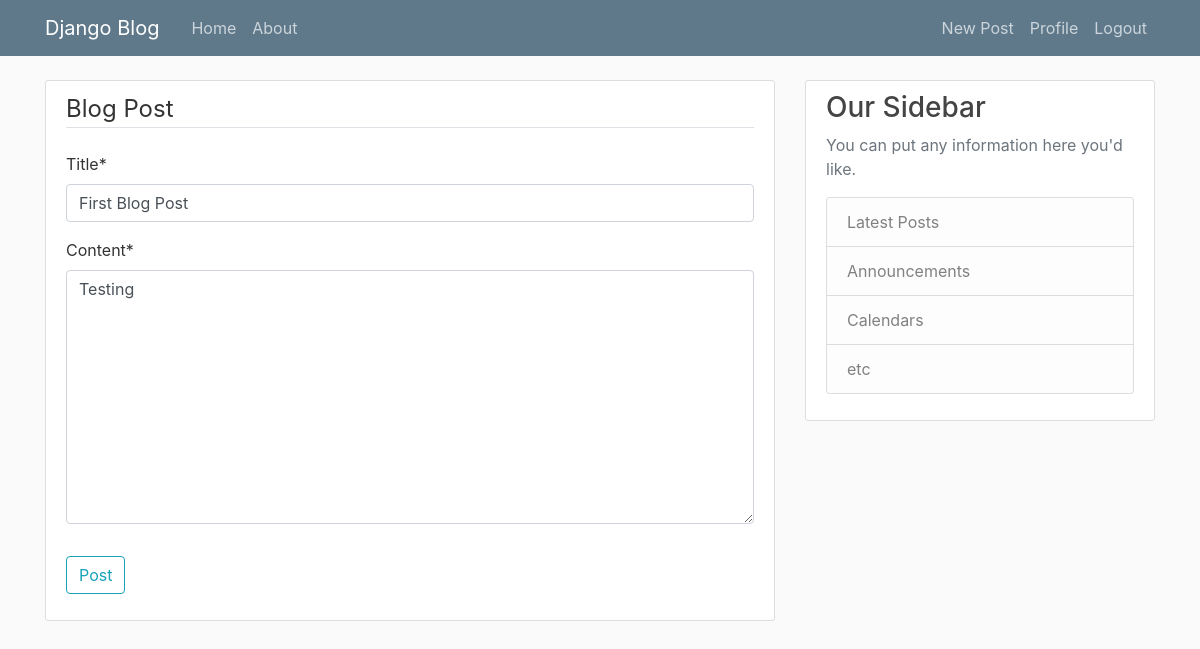
/post/1/update/ (signed in), run on an earlier commit of the app's database.
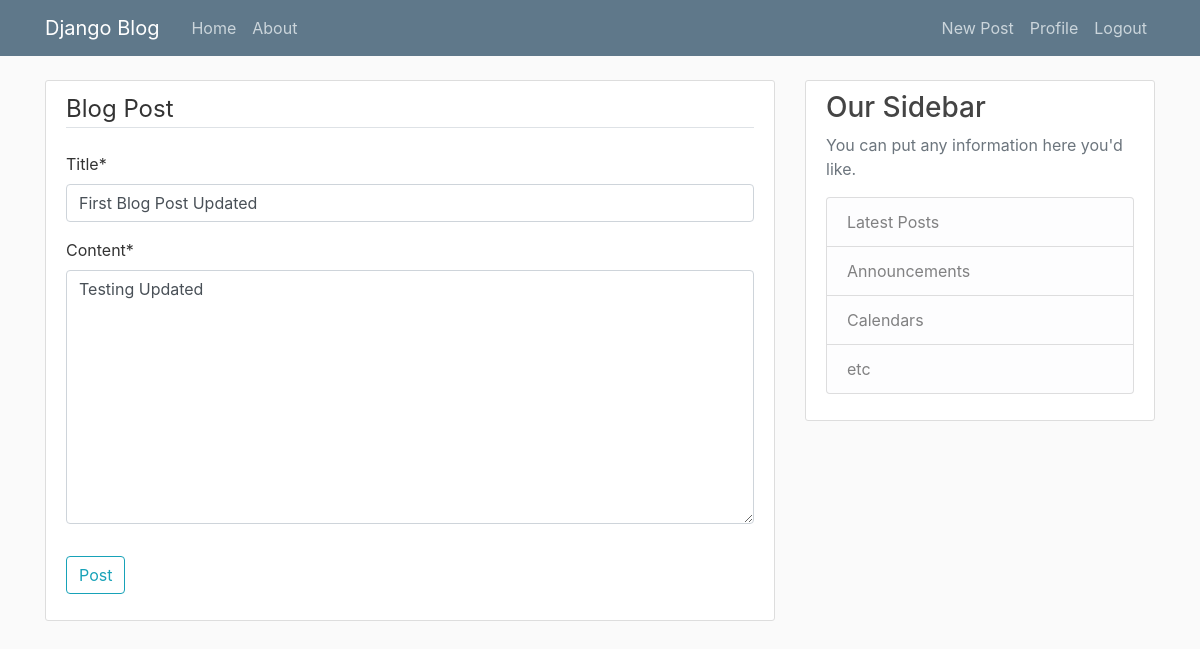
And on a later commit of the database.
### blog/models.py (models this page shows, shortened)
class Post(models.Model):
    title = models.CharField(max_length = 100)
    content = models.TextField()
    date_posted = models.DateTimeField(default = timezone.now)
    author = models.ForeignKey(User, on_delete = models.CASCADE) # Define a relationship between the author of the post and Django's pre-built User model. So the author is a foreign key inherited from the User model. If the user is deleted, then delete the post as well

### blog/views.py (the view, shortened to what this page needs)
# urls.py: path('post/<int:pk>/update/',PostUpdateView.as_view(), name = 'post-update'),
class PostUpdateView(LoginRequiredMixin,UserPassesTestMixin, UpdateView):
	model = Post
	fields = ['title', 'content']
	def test_func(self):
		post = self.get_object()
		if self.request.user == post.author:
			return True
		return False

### blog/templates/blog/post_form.html (shortened to what this page needs)
{% extends 'blog/base.html' %}
{% load crispy_forms_tags %}
{% block content %}
	<div class = "content-section">
		<form method="POST">
			<fieldset class="form-group">
				<legend class="border-bottom mb-4">Blog Post</legend>
				{{ form|crispy }}
			</fieldset>
			<div class="form-group">
				<button class="btn btn-outline-info" type="submit">Post</button>
			</div>
		</form>
	</div>
{% endblock content %}

What changed in the data, as far as the page shows it:
changed Post: title "First Blog Post" → "First Blog Post Updated"; content "Testing" → "Testing Updated"
